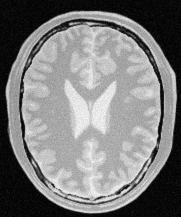
#> input picture a1images/brain_proton_density_slice.png, 181 x 217 px, found by its file name
$ python Question_02.py
#> lines starting #> are read from the running program, lines starting #| are printed output that depends on the picture
import numpy as np
import matplotlib.pyplot as plt
import cv2 as cv

# Load image
img_orig = cv.imread('C:/Users/Savindu Dilshan/Desktop/Github/Intensity-Transformations-and-Neighborhood-Filtering/a1images/brain_proton_density_slice.png', cv.IMREAD_GRAYSCALE)
#> img_orig is the input picture: shape (217, 181); min 0, max 251, mean 123.7

# Define intensity transformation for white matter
lut_white = np.zeros(256, dtype=np.uint8)
lut_white[0:175] = np.linspace(255, 255, 175)
lut_white[175:200] = np.linspace(255, 0, 25)
lut_white[200:] = 0

# Apply transformation for gray matter
lut_gray = np.zeros(256, dtype=np.uint8)
lut_gray[0:50] = 255
lut_gray[50:125] = np.linspace(255, 0, 75)
lut_gray[125:200] = np.linspace(0, 255, 75)
lut_gray[200:] = 255

white_img = cv.LUT(img_orig, lut_white)
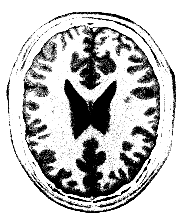
#> white_img: shape (217, 181); min 0, max 255, mean 192.5
gray_img = cv.LUT(img_orig, lut_gray)
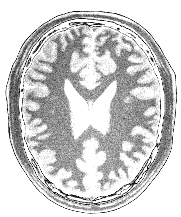
#> gray_img: shape (217, 181); min 0, max 255, mean 205.9

# Display results using subplots
plt.figure(figsize=(20, 4))

plt.subplot(151)
plt.imshow(img_orig, cmap='gray')
plt.title('Original Image')
plt.axis('off')

plt.subplot(152)
plt.imshow(white_img, cmap='gray')
plt.title('White Matter Accentuated')
plt.axis('off')

plt.subplot(153)
plt.imshow(gray_img, cmap='gray')
plt.title('Gray Matter Accentuated')
plt.axis('off')

plt.subplot(154)
plt.plot(lut_white)
plt.title('White Matter Transformation')
plt.xlabel('Input Intensity')
plt.ylabel('Output Intensity')

plt.subplot(155)
plt.plot(lut_gray)
plt.title('Gray Matter Transformation')
plt.xlabel('Input Intensity')
plt.ylabel('Output Intensity')

#save the plots
plt.savefig('C:/Users/Savindu Dilshan/Desktop/Github/Intensity-Transformations-and-Neighborhood-Filtering/a1images/white_and_gray_brain.png')
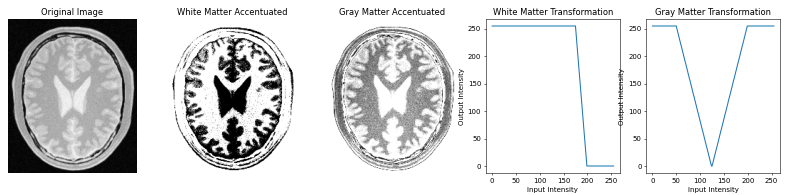
#> figure drawn by matplotlib, 5 panels; panel 4: curve peaks at x = 0, y = 255; panel 5: curve peaks at x = 0, y = 255


plt.tight_layout()
plt.show()
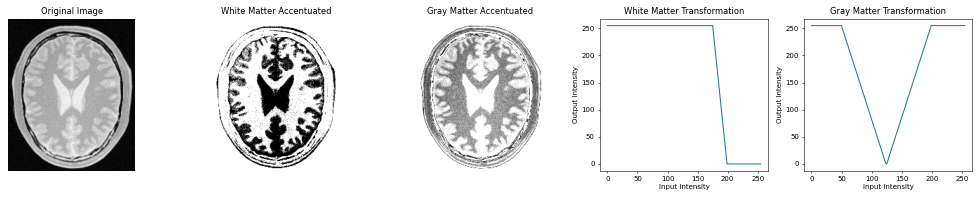
#> figure drawn by matplotlib, 5 panels; panel 4: curve peaks at x = 0, y = 255; panel 5: curve peaks at x = 0, y = 255
